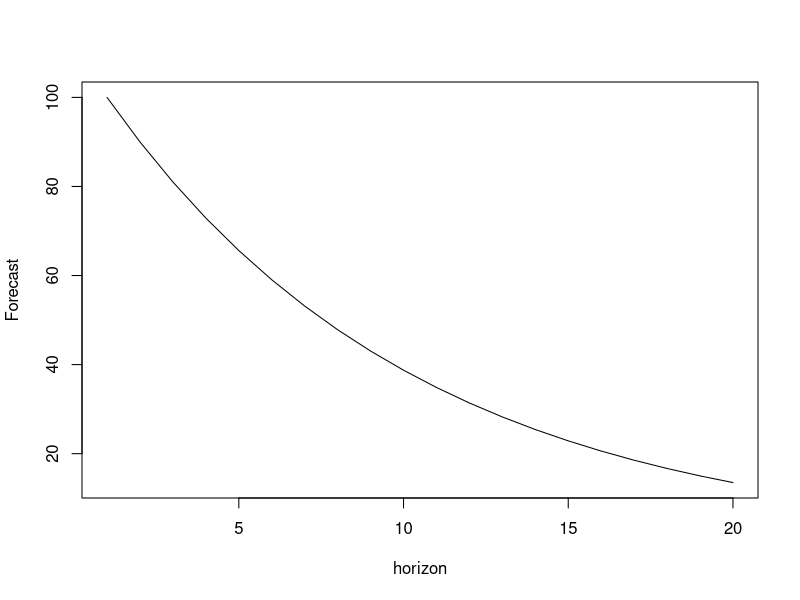
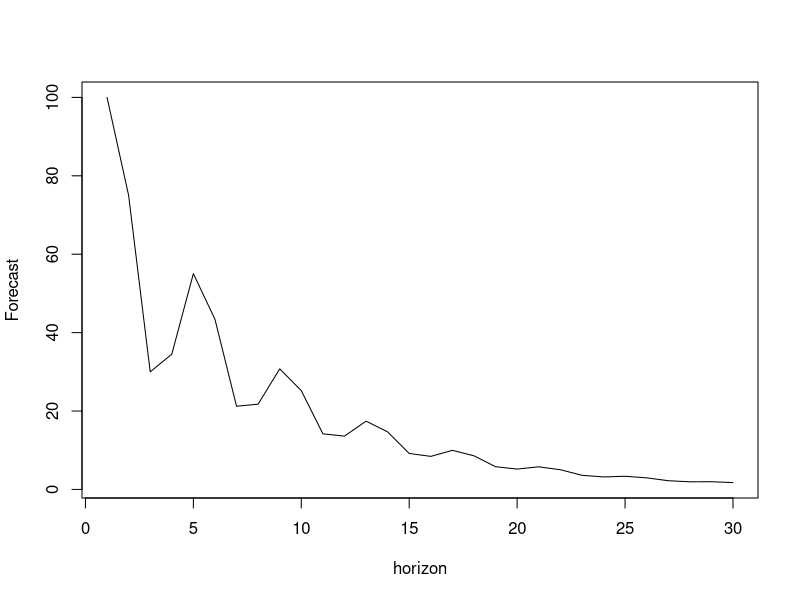
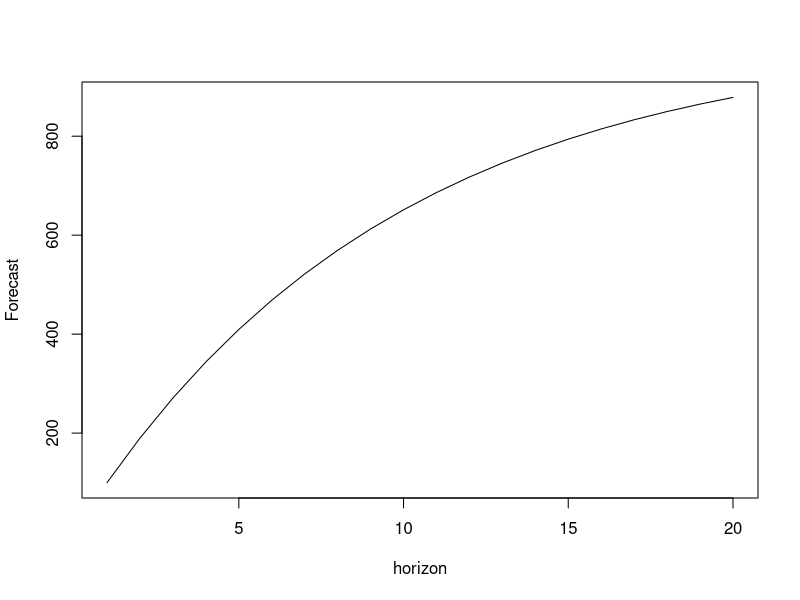

Write R code to recreate these figures, in order.
## ---- chunk 1
x <- vector("numeric", 20)
x[1] <- 100
phi <- 0.9
for(i in 2:20){
    x[i] <- phi * x[i-1]
}
plot(x, type="l", xlab="horizon", ylab="Forecast")
## ---- chunk 2
x <- vector("numeric", 30)
x[1] <- 100
x[2] <- 75
x[3] <- 30
phi <- c(0.9,-0.7,0.6)
for(i in 4:30){
    x[i] <- phi[1] * x[i-1] + phi[2] * x[i-2] + phi[3] * x[i-3]
}
plot(x, type="l", xlab="horizon", ylab="Forecast")
## ---- chunk 3
x <- vector("numeric", 20)
x[1] <- 100
phi <- 0.9
for(i in 2:20){
    x[i] <- 100 + phi * x[i-1]
}
plot(x, type="l", xlab="horizon", ylab="Forecast")
